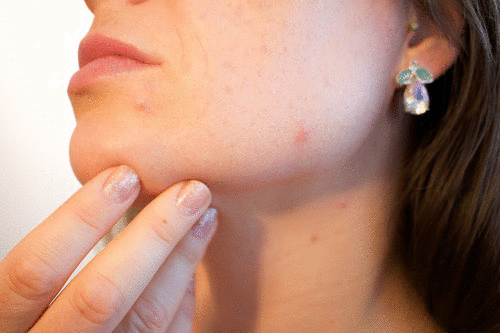
//> input picture data/images/blemish.png, 500 x 333 px
$ ./BlemishRemoval   (built with g++ and OpenCV 4)
//> lines starting //> are read from the running program, lines starting //| are printed output that depends on the picture
//
// Created by yhd on 19.03.2020.
//

#include <iostream>

#include <opencv2/opencv.hpp>

std::string DATA_PATH = "../data/images/";

cv::Mat img, mask;

void mouseClick(int event, int x, int y, int flags, void* userdata){

    if  ( event == cv::EVENT_LBUTTONDOWN )
    {
        circle(mask, cv::Point(x, y), 1, cv::Scalar(255, 255, 255), 15, cv::LINE_AA);
        circle(img, cv::Point(x, y), 1, cv::Scalar(255, 255, 255), 15, cv::LINE_AA);

        cv::inpaint(img, mask, img, 3, cv::INPAINT_NS);
        cv::imshow("Blemish Removal", img);
    }
}

int main(){
//seamless cloning
    img = imread("/blemish.png", cv::IMREAD_COLOR);
//> img is the input picture: 333 rows x 500 cols, CV_8UC3; mean B, G, R 120.6, 139, 181.5
    mask = img.clone();

    mask = cv::Mat::zeros(mask.size(), CV_8U);

    cv::namedWindow("Blemish Removal", 1);
    cv::imshow("Blemish Removal", img);

    cv::setMouseCallback("Blemish Removal", mouseClick, NULL);

    cv::waitKey(0);
//> the left mouse button is pressed and released at (250, 166)
//> in mouseClick, `circle(mask, cv::Point(x, y), 1, cv::Scalar(255, 255, 255), 15, cv::LI..`:
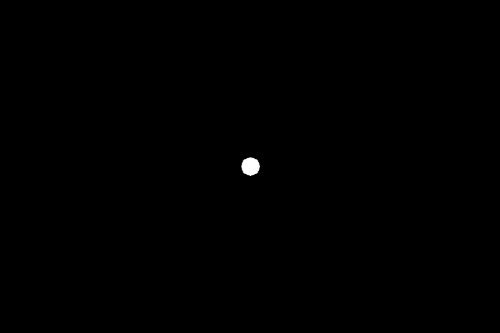
//> mask: 333 rows x 500 cols, CV_8UC1; min 0, max 255, mean 0.4
//> in mouseClick, `cv::inpaint(img, mask, img, 3, cv::INPAINT_NS);`:
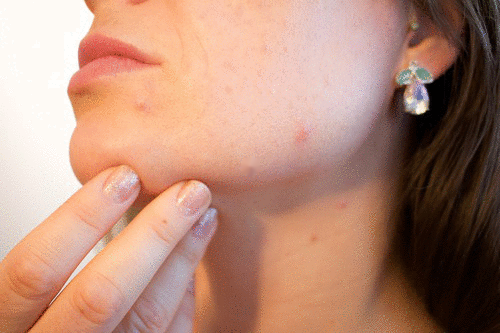
//> img: 333 rows x 500 cols, CV_8UC3; mean B, G, R 120.6, 139, 181.5


}

$ run again, with data/images/face2.png copied over data/images/blemish.png
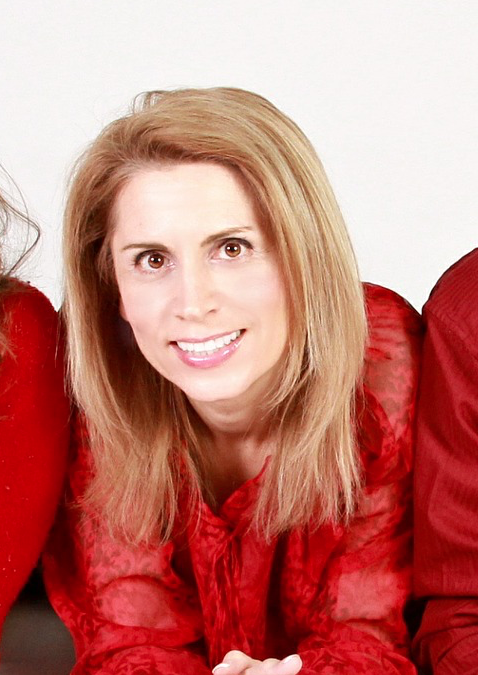
//> input picture data/images/face2.png, 478 x 675 px
//> img is the input picture: 675 rows x 478 cols, CV_8UC3; mean B, G, R 114.9, 123, 194.2
//> in mouseClick, `cv::inpaint(img, mask, img, 3, cv::INPAINT_NS);`:
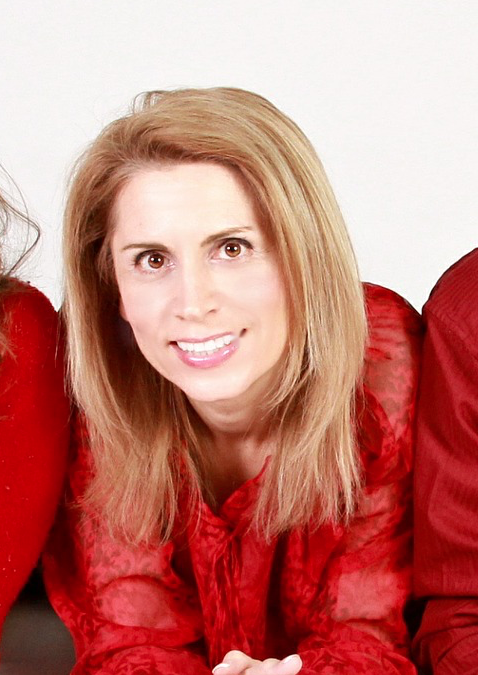
//> img: 675 rows x 478 cols, CV_8UC3; mean B, G, R 114.9, 123, 194.3
